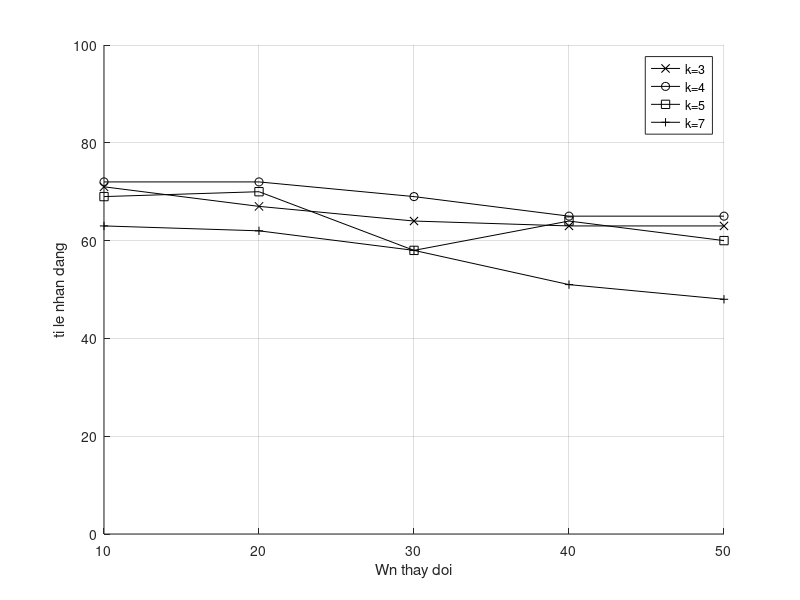

The MATLAB script that drew this image:
A=[10 20 30 40 50;71 67 64 63 63]; %k=3
B=[10 20 30 40 50;72 72 69 65 65]; %k=4
C=[10 20 30 40 50;69 70 58 64 60];%k=5
D=[10 20 30 40 50;63 62 58 51 48];%k=7
grid on 
hold on
plot(A(1,:),A(2,:),'kx-',B(1,:),B(2,:),'ko-',C(1,:),C(2,:),'ks-',D(1,:),D(2,:),'k+-');
grid on 
hold on
xlabel('Wn thay doi');
ylabel('ti le nhan dang') ;
legend ('k=3','k=4','k=5','k=7');
xlim([10 50]);
ylim([0 100]);